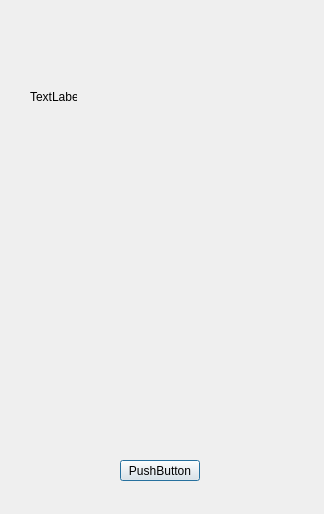
<?xml version="1.0" encoding="UTF-8"?>
<ui version="4.0">
 <class>Dialog</class>
 <widget class="QDialog" name="Dialog">
  <property name="geometry">
   <rect>
    <x>0</x>
    <y>0</y>
    <width>324</width>
    <height>514</height>
   </rect>
  </property>
  <property name="windowTitle">
   <string>Dialog</string>
  </property>
  <widget class="QPushButton" name="pushButton">
   <property name="geometry">
    <rect>
     <x>120</x>
     <y>460</y>
     <width>80</width>
     <height>21</height>
    </rect>
   </property>
   <property name="text">
    <string>PushButton</string>
   </property>
  </widget>
  <widget class="QLabel" name="label">
   <property name="geometry">
    <rect>
     <x>30</x>
     <y>90</y>
     <width>47</width>
     <height>13</height>
    </rect>
   </property>
   <property name="text">
    <string>TextLabel</string>
   </property>
  </widget>
 </widget>
 <resources/>
 <connections/>
</ui>
